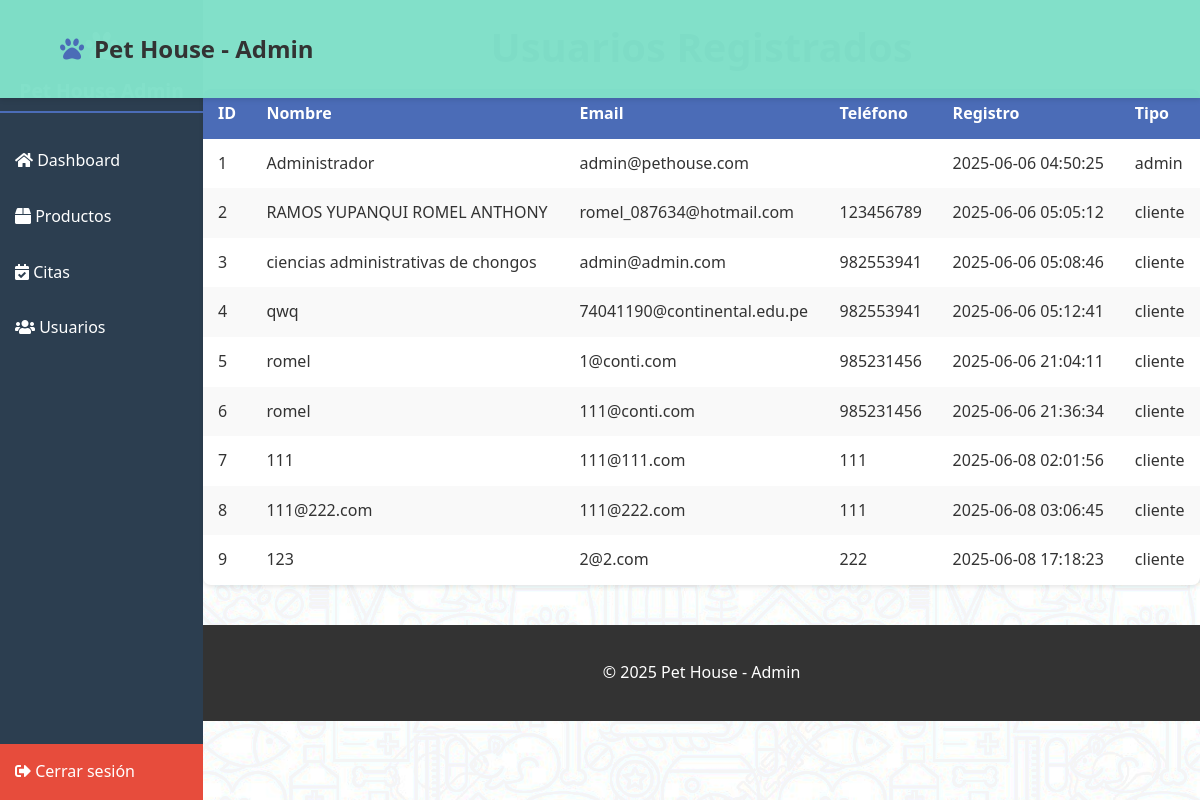
/admin/usuarios.php, run on the app's committed database.
### tables this page shows
CREATE TABLE `usuarios` (
  `id` int(11) NOT NULL,
  `nombre` varchar(100) NOT NULL,
  `email` varchar(100) NOT NULL,
  `password` varchar(255) NOT NULL,
  `telefono` varchar(20) DEFAULT NULL,
  `tipo` enum('admin','cliente') DEFAULT 'cliente',
  `fecha_registro` timestamp NOT NULL DEFAULT current_timestamp()
);

### admin/usuarios.php (the view, shortened to what this page needs)
<?php
require_once '../php/conexion.php';
$usuarios = $conn->query("SELECT * FROM usuarios")->fetch_all(MYSQLI_ASSOC);
?>
<!DOCTYPE html>
<html lang="es">
<head>
    <link rel="stylesheet" href="../css/styles.css">
    <link rel="stylesheet" href="admin.css">
    <link rel="stylesheet" href="https://cdnjs.cloudflare.com/ajax/libs/font-awesome/5.15.4/css/all.min.css">
</head>
<body>
    <?php include 'sidebar.php'; ?>
<header class="cabecera">
    <div class="contenedor">
        <div class="logo"><i class="fas fa-paw"></i><h1>Pet House - Admin</h1></div>
    </div>
</header>
<main class="contenedor">
    <h1 class="titulo-seccion">Usuarios Registrados</h1>
    <table class="tabla-admin">
        <thead>
            <tr>
                <th>ID</th><th>Nombre</th><th>Email</th><th>Teléfono</th><th>Registro</th><th>Tipo</th>
            </tr>
        </thead>
        <tbody>
            <?php foreach ($usuarios as $u): ?>
                <tr>
                    <td><?= $u['id'] ?></td>
                    <td><?= htmlspecialchars($u['nombre']) ?></td>
                    <td><?= htmlspecialchars($u['email']) ?></td>
                    <td><?= htmlspecialchars($u['telefono']) ?></td>
                    <td><?= $u['fecha_registro'] ?></td>
                    <td><?= $u['tipo'] ?></td>
                </tr>
            <?php endforeach; ?>
        </tbody>
    </table>
    <footer class="pie-pagina">
    <div class="contenedor">
        <p>&copy; <span id="year"></span> Pet House - Admin</p>
    </div>
</footer>
</main>
</body>
</html>

### css/styles.css (style rules this page uses)
:root { --color-primario: #4b6cb7; --color-secundario: #182848; --color-claro: #f5f5f5; --color-oscuro: #333; --color-blanco: #fff; --color-cabecera: #81e0c9fb; --sombra: 0 2px 5px rgba(0,0,0,0.1); --sombra-fuerte: 0 4px 8px rgba(0,0,0,0.15); --transicion: all 0.3s ease; --radio-borde: 5px; --padding-general: 15px; }
* { margin: 0; padding: 0; box-sizing: border-box; }
html { scroll-behavior: smooth; }
body { font-family: 'Arial', sans-serif; line-height: 1.6; color: var(--color-oscuro); background-color: var(--color-claro); padding-top: 80px; background-image: url('../img/fondo/fondo.jpg'); background-color: rgba(255, 255, 255, 0.5); background-blend-mode: lighten; background-size: cover; background-repeat: no-repeat; background-attachment: fixed; }
.contenedor { width: 90%; max-width: 1200px; margin: 0 auto; padding: var(--padding-general) 0; }
.cabecera { background: var(--color-cabecera); box-shadow: var(--sombra); padding: var(--padding-general) 0; position: fixed; width: 100%; top: 0; z-index: 1000; }
.cabecera .contenedor { display: flex; justify-content: space-between; align-items: center; }
.logo { display: flex; align-items: center; gap: 10px; }
.logo i { color: var(--color-primario); font-size: 1.5rem; }
.logo h1 { font-size: 1.5rem; font-weight: 700; }
.titulo-seccion { text-align: center; font-size: 2.5rem; color: var(--color-secundario); margin-bottom: 10px; }
.pie-pagina { background: var(--color-oscuro); color: var(--color-blanco); text-align: center; padding: 20px 0; margin-top: 40px; }

### admin/admin.css (style rules this page uses)
:root { --azul-principal: #4b6cb7; --azul-oscuro: #182848; --claro: #f5f5f5; --oscuro: #333; --blanco: #fff; --sombra: 0 2px 5px rgba(0, 0, 0, 0.1); --radio: 8px; }
body { font-family: 'Segoe UI', sans-serif; background-color: var(--claro); margin: 0; padding: 0; color: var(--oscuro); }
table { width: 100%; border-collapse: collapse; margin-bottom: 30px; background-color: var(--blanco); box-shadow: var(--sombra); border-radius: var(--radio); overflow: hidden; }
table th, table td { padding: 12px 15px; text-align: left; }
table thead { background-color: var(--azul-principal); color: var(--blanco); }
table tbody tr:nth-child(even) { background-color: #f9f9f9; }

### admin/admin_sidebar.css (style rules this page uses)
body { display: flex; min-height: 100vh; margin: 0; }

### data on the page
usuarios: id "1", nombre "Administrador", email "admin@pethouse.com", fecha_registro "2025-06-06 04:50:25", tipo "admin"
usuarios: id "2", nombre "RAMOS YUPANQUI ROMEL ANTHONY", email "romel_087634@hotmail.com", telefono "123456789", fecha_registro "2025-06-06 05:05:12", tipo "cliente"
usuarios: id "3", nombre "ciencias administrativas de chongos", email "admin@admin.com", telefono "982553941", fecha_registro "2025-06-06 05:08:46", tipo "cliente"
usuarios: id "4", nombre "qwq", email "74041190@continental.edu.pe", telefono "982553941", fecha_registro "2025-06-06 05:12:41", tipo "cliente"
usuarios: id "5", nombre "romel", email "1@conti.com", telefono "985231456", fecha_registro "2025-06-06 21:04:11", tipo "cliente"
usuarios: id "6", nombre "romel", email "111@conti.com", telefono "985231456", fecha_registro "2025-06-06 21:36:34", tipo "cliente"
usuarios: id "7", nombre "111", email "111@111.com", telefono "111", fecha_registro "2025-06-08 02:01:56", tipo "cliente"
usuarios: id "8", nombre "111@222.com", email "111@222.com", telefono "111", fecha_registro "2025-06-08 03:06:45", tipo "cliente"
usuarios: id "9", nombre "123", email "2@2.com", telefono "222", fecha_registro "2025-06-08 17:18:23", tipo "cliente"
